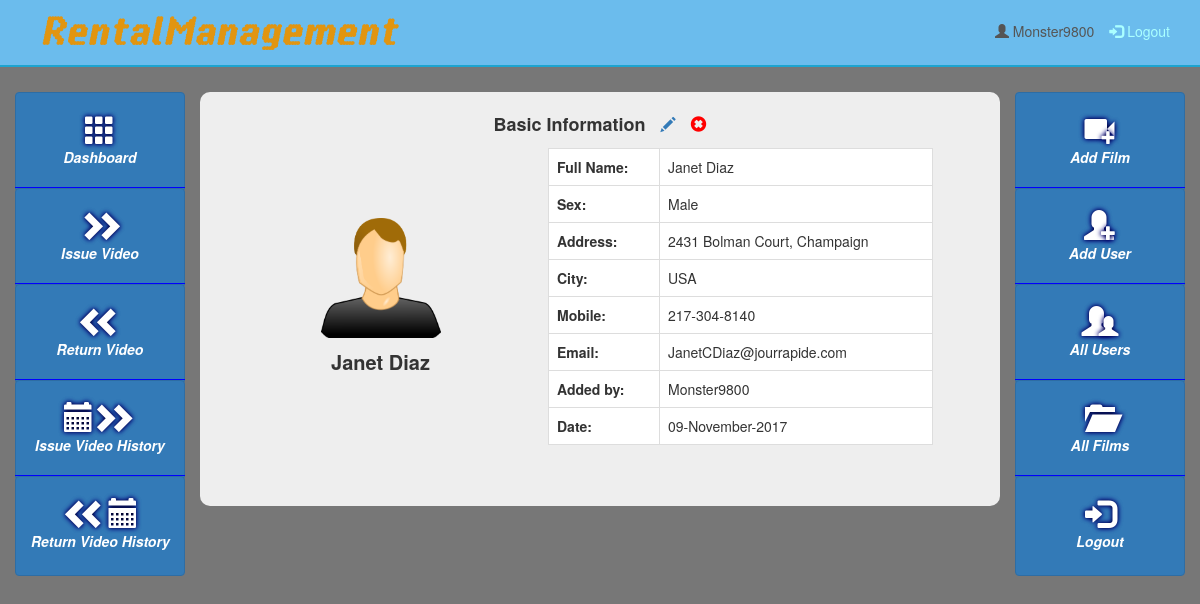
The app's page /user.php?id=5 (signed in) with its own data.
### tables this page shows
CREATE TABLE IF NOT EXISTS `users` (
  `id` int(11) NOT NULL AUTO_INCREMENT,
  `fullname` mediumtext NOT NULL,
  `address` mediumtext NOT NULL,
  `country` mediumtext NOT NULL,
  `mobile` mediumtext NOT NULL,
  `email` mediumtext NOT NULL,
  `admin` mediumtext NOT NULL,
  `datetime` mediumtext NOT NULL,
  `sex` text NOT NULL,
  PRIMARY KEY (`id`)
);

### user.php (the view, shortened to what this page needs)
<?php require_once("Include/Functions.php"); ?>
<!doctype html>
<html>
    <head>
        <link rel="stylesheet" href="https://maxcdn.bootstrapcdn.com/bootstrap/3.3.7/css/bootstrap.min.css">
        <link rel="stylesheet" href="css/adminstyle.css">
    </head>
    <body>
        <nav class="navbar navbar-light" role="navigation" style="background-color: #6BBCED;">
            <div class="container">
                <div class="navbar-header">
                    <a class="navbar-brand" href="index.php">
                        <img class="img-responsive" style="margin-top: -5px;" src="Images/Logo.png" width="380">
                    </a>
                </div>
                <div style="margin-top: 5px;">
            <ul id="logout" class="nav navbar-nav navbar-right">
      <li style="color: #555; padding-top: 15px;"><span class="glyphicon glyphicon-user"></span> <?php echo $_SESSION["UsernameVideo"]; ?></li>
      <li><a href="logout.php" style="color: #aff; background-color:transparent;"><span class="glyphicon glyphicon-log-in"></span> Logout</a></li>
            </ul>
                </div>
            </div>
        </nav>
<div class="line" style="height: 10px; background: #6BBCED; border-bottom: 2px solid #1DA4CF;"></div>
        <div class="container-fluid">
            <div class="row">
                <div class="col-sm-2">
                    <ul id="Side_Menu" class="nav nav-pills nav-stacked" style="padding-top: 25px;">
                        <li><a href="dashboard.php" class="btn btn-primary" style="width: 100%; height: 100px;"><span style="font-size: 30px; margin-top: 10px;" class="glyphicon glyphicon-th shadow"></span><br /><span class="menu-text">Dashboard</span></a>
                        </li>
                        <li style="margin-top: -5px; border-top: 1px solid blue;"><a href="issuevideo.php" class="btn btn-primary" style="width: 100%; height: 100px;"><span style="font-size: 30px; margin-top: 10px;" class="glyphicon glyphicon-chevron-right shadow"></span><span style="margin-left: -13px; font-size: 30px;" class="glyphicon glyphicon-chevron-right shadow"></span><br /><span class="menu-text">Issue Video</span></a>
                        </li>
                        <li style="margin-top: -5px; border-top: 1px solid blue;"><a href="returnvideo.php" class="btn btn-primary" style="width: 100%; height: 100px;"><span style="font-size: 30px; margin-top: 10px;" class="glyphicon glyphicon-chevron-left shadow"></span><span style="margin-left: -13px; font-size: 30px;" class="glyphicon glyphicon-chevron-left shadow"></span><br /><span class="menu-text">Return Video</span></a>
                        </li>
                        <li style="margin-top: -5px; border-top: 1px solid blue;"><a href="issuevideoh.php" class="btn btn-primary" style="width: 100%; height: 100px;"><span style="font-size: 30px; margin-top: 10px;" class="glyphicon glyphicon-calendar shadow"></span><span style="margin-left: -5px; font-size: 30px;" class="glyphicon glyphicon-chevron-right shadow"></span><span style="margin-left: -13px; font-size: 30px;" class="glyphicon glyphicon-chevron-right shadow"></span><br /><span class="menu-text">Issue Video History</span></a>
                        </li>
                        <li style="margin-top: -5px; border-top: 1px solid blue;"><a href="returnvideoh.php" class="btn btn-primary" style="width: 100%; height: 100px;"><span style="font-size: 30px; margin-top: 10px;" class="glyphicon glyphicon-chevron-left shadow"></span><span style="margin-left: -13px; font-size: 30px;" class="glyphicon glyphicon-chevron-left shadow"></span><span style="font-size: 30px;" class="glyphicon glyphicon-calendar shadow"></span><br /><span class="menu-text">Return Video History</span></a>
                        </li>
                    </ul>
                </div>
                <div class="col-sm-8" style="background-color: #eee; margin-top: 25px;">
                    <br />
<?php
    $PostIDFromURL=$_GET["id"];
    $ViewQuery = "SELECT * FROM users WHERE id='$PostIDFromURL' ORDER BY datetime desc";
    $Execute = mysqli_query ($Connection, $ViewQuery);
    while($DataRows=mysqli_fetch_array($Execute))
    {
        $UserId=$DataRows['id'];
        $FullName=$DataRows['fullname'];
        $Address=$DataRows['address'];
        $Country=$DataRows['country'];
        $Mobile=$DataRows['mobile'];
        $Email=$DataRows['email'];
        $Admin=$DataRows['admin'];
        $Date=$DataRows['datetime'];
        $Sex=$DataRows['sex'];
?>
        <p style="font-size: 18px; text-align: center; font-weight: bold;">Basic Information
          <a href="edituser.php?id=<?php echo $UserId; ?>"><span class="glyphicon glyphicon-pencil" style="font-size: 15px; padding-left: 10px;"></span></a>
          <a href="#" data-href="deleteuser.php?id=<?php echo $UserId; ?>" data-toggle="modal" data-target="#confirm-delete"><span class="glyphicon glyphicon-remove-sign" style="color: red; font-size: 16px; padding-left: 10px;"></span></a></p>
    <div class="menu">
        <img src="<?php if($Sex == 'Female'){ echo 'Images/profilf.png';} else {echo 'Images/profilm.png';} ?>" class="photoStyle" width="120" height="120" />
        <p style="font-size: 20px; text-align: center; font-weight: bold; padding-top: 10px;"><?php echo $FullName; ?></p>
    </div>
        <div id="widthmobile" class="table-responsive">
            <table class="table table-hover table-bordered">
                <tr>
                    <th>Full Name:</th>
                    <td><?php echo $FullName; ?></td>
                </tr>
                <tr>
                    <th>Sex:</th>
                    <td><?php echo $Sex; ?></td>
                </tr>
                <tr>
                    <th>Address:</th>
                    <td><?php echo $Address; ?></td>
                </tr>
                <tr>
                    <th>City:</th>
                    <td><?php echo $Country; ?></td>
                </tr>
                <tr>
                    <th>Mobile:</th>
                    <td><?php echo $Mobile; ?></td>
                </tr>
                <tr>
                    <th>Email:</th>
                    <td><?php echo $Email; ?></td>
                </tr>
                <tr>
                    <th>Added by:</th>
                    <td><?php echo $Admin; ?></td>
                </tr>
                <tr>
                    <th>Date:</th>
                    <td><?php echo $Date; ?></td>
                </tr>
            </table>
        </div>
    <?php } ?>
    <hr>
                </div>
                <div class="col-sm-2">
                    <ul id="Side_Menu" class="nav nav-pills nav-stacked" style="padding-top: 25px;">
                        <li><a href="addfilm.php" class="btn btn-primary" style="width: 100%; height: 100px;"><span style="font-size: 30px; margin-top: 10px;" class="glyphicon glyphicon-facetime-video shadow"></span><span style="margin-left: -13px;" class="glyphicon glyphicon-plus shadow"></span><br />
                            <span class="menu-text">Add Film</span></a>
                        </li>
                        <li style="margin-top: -5px; border-top: 1px solid blue;"><a href="adduser.php" class="btn btn-primary" style="width: 100%; height: 100px;"><span style="font-size: 30px; margin-top: 10px;" class="glyphicon glyphicon-user shadow"></span><span style="margin-left: -13px; font-size: 15px;" class="glyphicon glyphicon-plus shadow"></span><br /><span class="menu-text">Add User</span></a>
                        </li>
                        <li style="margin-top: -5px; border-top: 1px solid blue;"><a href="allusers.php" class="btn btn-primary" style="width: 100%; height: 100px;"><span style="font-size: 30px; margin-top: 10px;" class="glyphicon glyphicon-user shadow"></span><span style="margin-left: -13px; font-size: 20px;" class="glyphicon glyphicon-user shadow"></span><br />
                            <span class="menu-text">All Users</span></a>
                        </li>
                        <li style="margin-top: -5px; border-top: 1px solid blue;"><a href="allfilms.php" class="btn btn-primary" style="width: 100%; height: 100px;"><span style="font-size: 30px; margin-top: 10px;" class="glyphicon glyphicon-folder-open shadow"></span><br />
                            <span class="menu-text">All Films</span></a>
                        </li>
                        <li style="margin-top: -5px; border-top: 1px solid blue;"><a href="logout.php" class="btn btn-primary" style="width: 100%; height: 100px;"><span style="font-size: 30px; margin-top: 10px;" class="glyphicon glyphicon-log-in shadow"></span><br />
                            <span class="menu-text">Logout</span></a>
                        </li>
                    </ul>
                </div>
            </div>
        </div>
    </body>
</html>

### css/adminstyle.css (style rules this page uses)
.col-sm-8 { min-height: 270px; border-radius: 10px; }
.line { margin-top: -20px; }
.navbar { border-radius: 0px; }
.menu-text { font-size: 100%; font-weight: bolder; font-style: italic; }
.shadow { text-shadow: 0 0 5px #000, 0 0 5px #0000ff; }
#widthmobile { float:center; text-align: left; margin: 0 auto; width: 50%; }
.menu { width:30%; text-align:center; float:left; margin-left: 50px; }
.menu img { margin-top: 70px; }

### user.php (style rules this page uses)
body { background-color: #777; }
table { background-color: #fff; }

### records on screen
users: fullname "Janet Diaz", sex "Male", address "2431 Bolman Court, Champaign", country "USA", mobile "217-304-8140", email "JanetCDiaz@jourrapide.com", admin "Monster9800", datetime "09-November-2017"

### other values on screen
$_SESSION["UsernameVideo"] "Monster9800"
